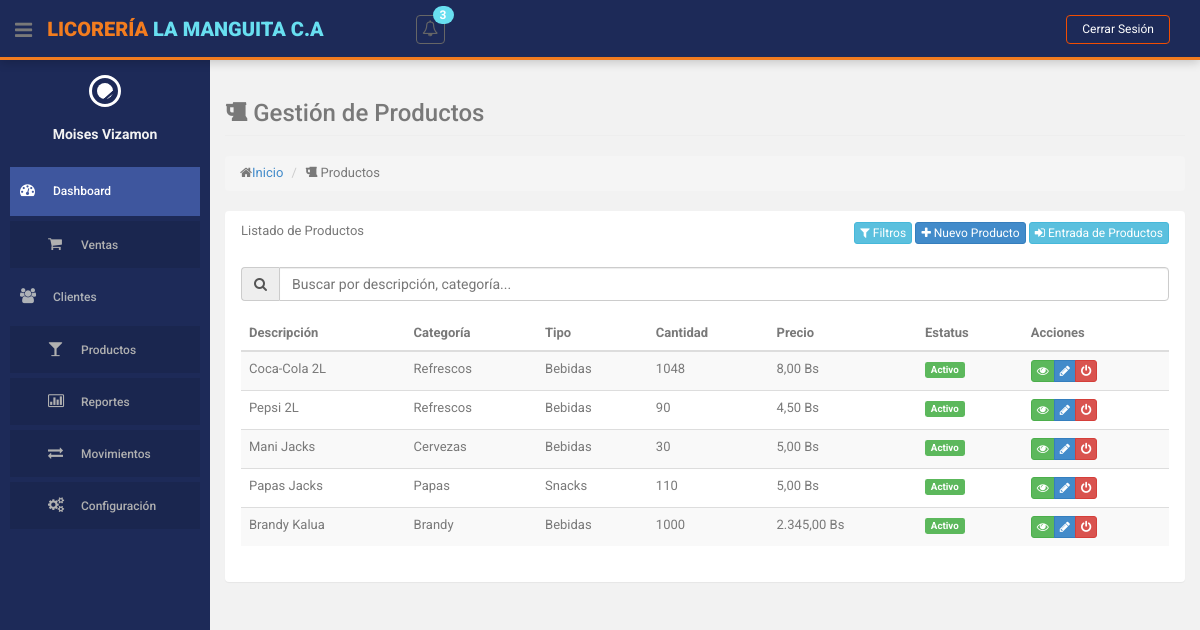
The app's page /index.php?action=productos (signed in), older data.
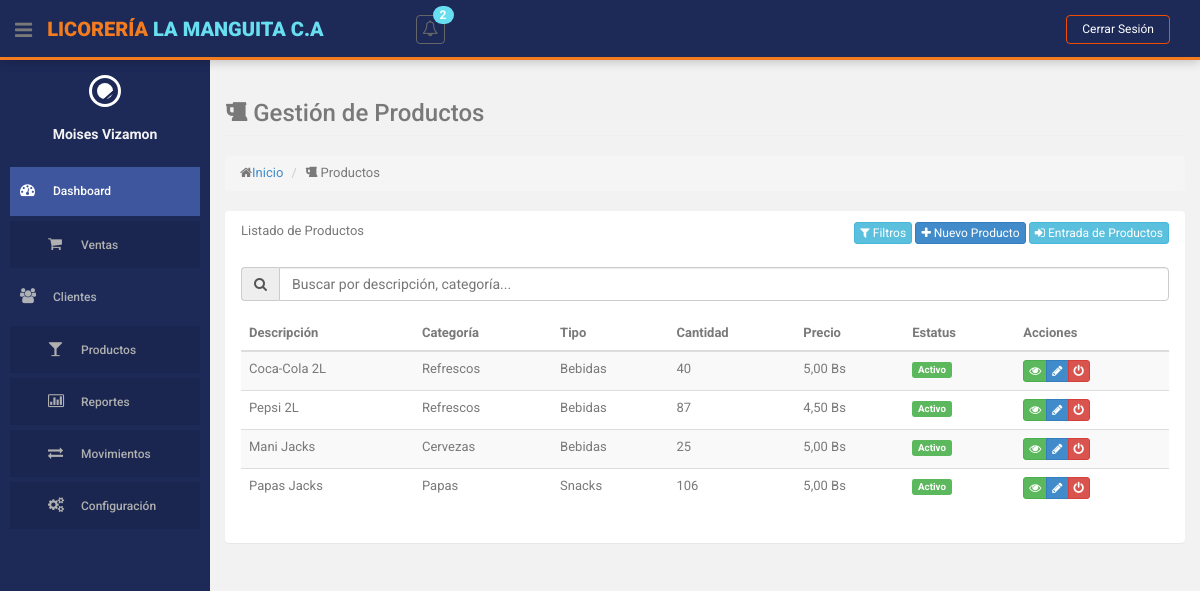
The same page, newer data.
### tables this page shows
CREATE TABLE `producto` (
  `id` int(10) NOT NULL,
  `descripcion` varchar(255) NOT NULL,
  `cantidad` int(255) NOT NULL,
  `precio` decimal(10,2) NOT NULL,
  `id_categoria` int(11) NOT NULL,
  `id_estatus` int(11) NOT NULL
);

CREATE TABLE `categorias` (
  `id` int(11) NOT NULL,
  `nombre` varchar(255) NOT NULL,
  `id_tipo_categoria` int(11) NOT NULL,
  `id_estatus` int(11) NOT NULL
);

CREATE TABLE `tipos_categoria` (
  `id` int(11) NOT NULL,
  `nombre` varchar(255) NOT NULL,
  `id_estatus` int(11) NOT NULL DEFAULT 1
);

CREATE TABLE `estatus` (
  `id` int(11) NOT NULL,
  `nombre` varchar(50) NOT NULL
);

### controllers/ProductoController.php (called while the page is built, shortened)
<?php
class ProductoController
{
    private $model;
    public function __construct()
    {
        require_once ROOT_PATH . 'models/ProductoModel.php';
        $this->model = new ProductoModel();
    }
    public function index()
    {
        $productos = $this->model->obtenerTodosProductos(false);
        $categorias = $this->model->obtenerCategorias();
        $this->loadView('productos/index', [
            'productos' => $productos,
            'categorias' => $categorias
        ]);
    }
    private function loadView($view, $data = [])
    {
        extract($data);
        require ROOT_PATH . 'views/layouts/header.php';
        require ROOT_PATH . 'views/' . $view . '.php';
        require ROOT_PATH . 'views/layouts/footer.php';
    }
}

### models/StockLimiteModel.php (called while the page is built, shortened)
<?php
class StockLimiteModel
{
    private $db;
    public function __construct()
    {
        require_once ROOT_PATH . 'config/database.php';
        $database = new Database();
        $this->db = $database->getConnection();
    }
    public function obtenerProductosConStockBajo()
    {
        $query = "SELECT p.id, p.descripcion, p.cantidad, sl.stock_minimo
                  FROM producto p
                  JOIN stock_limites sl ON p.id = sl.id_producto
                  WHERE p.cantidad <= sl.stock_minimo AND p.id_estatus = 1
                  ORDER BY p.descripcion";
        $stmt = $this->db->prepare($query);
        $stmt->execute();
        return $stmt->fetchAll(PDO::FETCH_ASSOC);
    }
    public function obtenerProductosConStockAlto()
    {
        $query = "SELECT p.id, p.descripcion, p.cantidad, sl.stock_maximo
                  FROM producto p
                  JOIN stock_limites sl ON p.id = sl.id_producto
                  WHERE p.cantidad >= sl.stock_maximo AND p.id_estatus = 1
                  ORDER BY p.descripcion";
        $stmt = $this->db->prepare($query);
        $stmt->execute();
        return $stmt->fetchAll(PDO::FETCH_ASSOC);
    }
}

### config/database.php (called while the page is built, shortened)
<?php
class Database {
    private $host = 'localhost';
    private $db_name = 'licoreria';
    private $username = 'root';
    private $password = '';
    public function getConnection() {
        $this->conn = null;
        try {
            $this->conn = new PDO(
                "mysql:host=" . $this->host . ";dbname=" . $this->db_name,
                $this->username,
                $this->password
            );
            $this->conn->exec("set names utf8");
            $this->conn->setAttribute(PDO::ATTR_ERRMODE, PDO::ERRMODE_EXCEPTION);
        } catch(PDOException $exception) {
            echo "Error de conexión: " . $exception->getMessage();
        }
        return $this->conn;
    }
}
?>

### helpers/notifications.php (called while the page is built)
<?php
function obtenerNotificacionesStock() {
    require_once ROOT_PATH . 'models/StockLimiteModel.php';
    $stockModel = new StockLimiteModel();
    $stockBajo = $stockModel->obtenerProductosConStockBajo();
    $stockAlto = $stockModel->obtenerProductosConStockAlto();
    $notificaciones = [];
    $total = count($stockBajo) + count($stockAlto);
    if (!empty($stockBajo)) {
        $notificaciones[] = [
            'tipo' => 'danger',
            'icono' => 'bolt',
            'mensaje' => 'Stock bajo en '.count($stockBajo).' producto(s)',
            'url' => BASE_URL.'index.php?action=gestion-stock&method=alertas',
            'tiempo' => 'Reciente'
        ];
    }
    if (!empty($stockAlto)) {
        $notificaciones[] = [
            'tipo' => 'warning',
            'icono' => 'exclamation-triangle',
            'mensaje' => 'Stock alto en '.count($stockAlto).' producto(s)',
            'url' => BASE_URL.'index.php?action=gestion-stock&method=alertas',
            'tiempo' => 'Reciente'
        ];
    }
    return [
        'total' => $total,
        'notificaciones' => $notificaciones,
        'hayAlertas' => $total > 0
    ];
}

### models/ProductoModel.php (called while the page is built, shortened)
<?php
class ProductoModel
{
    private $db;
    public function __construct()
    {
        require_once ROOT_PATH . 'config/database.php';
        $database = new Database();
        $this->db = $database->getConnection();
    }
    public function obtenerTodosProductos($soloActivos = true)
    {
        $query = "SELECT p.*, c.nombre as categoria, e.nombre as estatus, tc.nombre as tipo_categoria
              FROM producto p
              JOIN categorias c ON p.id_categoria = c.id
              JOIN estatus e ON p.id_estatus = e.id
              JOIN tipos_categoria tc ON c.id_tipo_categoria = tc.id";
        $stmt = $this->db->prepare($query);
        $stmt->execute();
        return $stmt->fetchAll(PDO::FETCH_ASSOC);
    }
}

### views/productos/index.php (the view, shortened to what the changed rows need)
<section id="main-content">
    <section class="wrapper">
        <div class="row">
            <div class="col-lg-12">
                <section class="panel">
                    <div class="panel-body">
                        <table id="tablaProductos" class="table table-striped table-advance table-hover">
                            <thead>
                                <tr>
                                    <th>Descripción</th>
                                    <th>Categoría</th>
                                    <th>Tipo</th>
                                    <th>Cantidad</th>
                                    <th>Precio</th>
                                    <th>Estatus</th>
                                    <th>Acciones</th>
                                </tr>
                            </thead>
                            <tbody>
                                <?php foreach ($productos as $producto): ?>
                                    <tr>
                                        <td><?= htmlspecialchars($producto['descripcion']); ?></td>
                                        <td><?= $producto['categoria']; ?></td>
                                        <td><?= $producto['tipo_categoria']; ?></td>
                                        <td><?= $producto['cantidad']; ?></td>
                                        <td><?= number_format($producto['precio'], 2, ',', '.'); ?> Bs</td>
                                        <td>
                                            <span class="label label-<?= $producto['estatus'] == 'Activo' ? 'success' : 'danger'; ?>">
                                                <?= $producto['estatus']; ?>
                                            </span>
                                        </td>
                                        <td>
                                            <div class="btn-group">
                                                <a href="<?= BASE_URL ?>index.php?action=productos&method=mostrar&id=<?= $producto['id']; ?>"
                                                    class="btn btn-success btn-xs" title="Ver">
                                                    <i class="fa fa-eye"></i>
                                                </a>
                                                <?php if ($_SESSION['user_rol'] != 2): ?>
                                                <a href="<?= BASE_URL ?>index.php?action=productos&method=editar&id=<?= $producto['id']; ?>"
                                                    class="btn btn-primary btn-xs" title="Editar">
                                                    <i class="fa fa-pencil"></i>
                                                </a>
                                                <button onclick="cambiarEstado(<?= $producto['id']; ?>, '<?= $producto['estatus']; ?>')"
                                                    class="btn btn-<?= $producto['id_estatus'] == 1 ? 'danger' : 'success'; ?> btn-xs"
                                                    title="<?= $producto['id_estatus'] == 1 ? 'Desactivar' : 'Activar'; ?>">
                                                    <i class="fa fa-power-off"></i>
                                                </button>
                                                <?php endif; ?>
                                            </div>
                                        </td>
                                    </tr>
                                <?php endforeach; ?>
                            </tbody>
                        </table>
                    </div>
                </section>
            </div>
        </div>
    </section>
</section>

### views/layouts/header.php (shortened to what the changed rows need)
<!DOCTYPE html>
<html lang="es">
<head>
    <link href="<?php echo BASE_URL; ?>assets/css/bootstrap.css" rel="stylesheet">
    <link href="<?php echo BASE_URL; ?>assets/font-awesome/css/font-awesome.css" rel="stylesheet">
    <link rel="stylesheet" type="text/css" href="<?php echo BASE_URL; ?>assets/css/zabuto_calendar.css">
    <link rel="stylesheet" type="text/css" href="<?php echo BASE_URL; ?>assets/js/gritter/css/jquery.gritter.css">
    <link rel="stylesheet" type="text/css" href="<?php echo BASE_URL; ?>assets/lineicons/style.css">
    <link href="<?php echo BASE_URL; ?>assets/css/style.css" rel="stylesheet">
    <link href="<?php echo BASE_URL; ?>assets/css/style-responsive.css" rel="stylesheet">
    <link rel="stylesheet" type="text/css" href="https://cdn.datatables.net/1.11.5/css/jquery.dataTables.css">
</head>
<body>
    <section id="container">
        <header class="header black-bg">
            <div class="nav notify-row" id="top_menu">
                <ul class="nav top-menu">
                    <li class="dropdown">
                        <?php
                        $notificaciones = obtenerNotificacionesStock();
                        $totalNotificaciones = $notificaciones['total'];
                        ?>
                        <a data-toggle="dropdown" class="dropdown-toggle" href="#">
                            <i class="fa fa-bell-o"></i>
                            <?php if ($totalNotificaciones > 0): ?>
                                <span class="badge bg-theme"><?= $totalNotificaciones ?></span>
                            <?php endif; ?>
                        </a>
                    </li>
                </ul>
            </div>
        </header>

Row changes from the older to the newer data that the page shows:
removed producto: descripcion "Brandy Kalua", id_categoria.nombre "Brandy", tipos_categoria.nombre "Bebidas", cantidad "1000", precio "2.345,00", id_estatus.nombre "Activo"
changed producto "Coca-Cola 2L": cantidad "1048" → "40"; precio "8,00" → "5,00"
changed producto "Pepsi 2L": cantidad "90" → "87"
changed producto "Mani Jacks": cantidad "30" → "25"
changed producto "Papas Jacks": cantidad "110" → "106"
Text that changed along with them:
$totalNotificaciones: "3" → "2"
